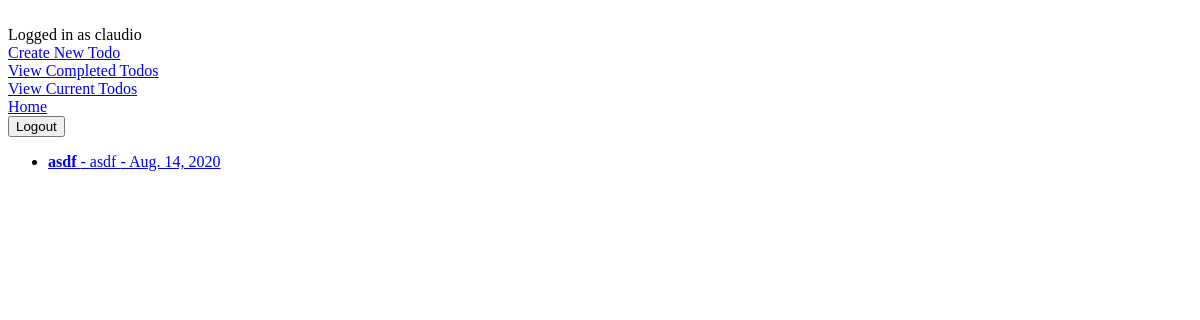
Page /completed/ (signed in) on the earlier database version.
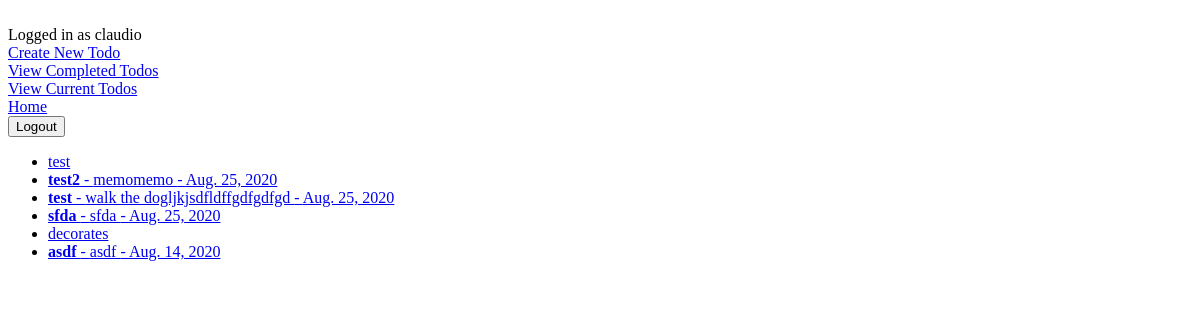
Same page on the later database version.
### todo/models.py (models this page shows, shortened)
class Todo(models.Model):
    title = models.CharField(max_length = 100)
    description = models.TextField(blank=True)
    created = models.DateTimeField(auto_now_add=True)
    complete_date = models.DateField(null=True, blank=True)
    important_flag = models.BooleanField(default=False)
    user = models.ForeignKey(User,on_delete=models.CASCADE, null=True)

### todo/views.py (the view)
# urls.py: path('completed/' , views.completedtodos, name='completedtodos'),
@login_required
def completedtodos(request):
    todos = Todo.objects.filter(user=request.user, complete_date__isnull=False).order_by('-complete_date')
    return render(request, 'todo/completedtodos.html', {'todos':todos})

### todo/templates/todo/completedtodos.html
{% extends 'todo/base.html' %}
{% block content %}
<ul>
    {% for todo in todos%}
    <li>
    <a href="{% url 'viewtodo' todo.id  %}">
       {% if todo.important_flag%} <b> {% endif %} {{ todo.title }} {% if todo.important_flag %} </b> {% endif %}
       {% if todo.description %}  - {{ todo.description }} {% endif %}
       {% if todo.description %}  - {{ todo.complete_date }} {% endif %}
    </a>
    </li>
    {% endfor %}
</ul>
{% endblock%}

Differences in the rows shown:
now on this page (row edited): Todo: title "test"
now on this page (row edited): Todo: title "test2", description "memomemo", complete_date "Aug. 25, 2020"
now on this page (row edited): Todo: title "test", description "walk the dogljkjsdfldffgdfgdfgd", complete_date "Aug. 25, 2020"
now on this page (row edited): Todo: title "sfda", description "sfda", complete_date "Aug. 25, 2020"
added Todo: title "decorates"
